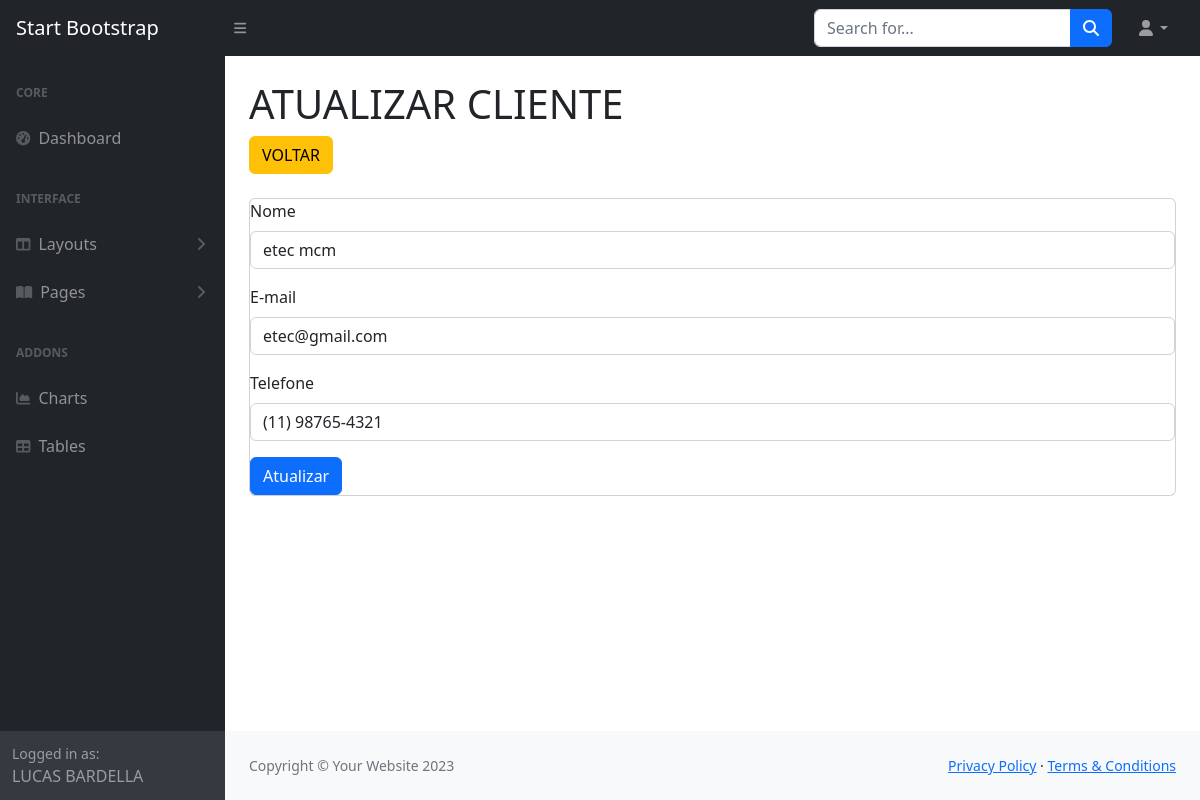
/painel/atualiza cliente.php?id=1 (signed in), run on the app's committed database.
### tables this page shows
CREATE TABLE `clientes` (
  `id_cliente` int(11) NOT NULL,
  `nome_cliente` varchar(255) NOT NULL,
  `email_cliente` varchar(255) NOT NULL,
  `telefone` varchar(255) NOT NULL
);

### painel/atualiza cliente.php (the view, shortened to what this page needs)
<?php
    include 'conecta.php';
    include 'menu.php';
    $id = $_GET['id'];
    $sql = "SELECT * FROM clientes WHERE id_cliente = '$id'";
    $consulta = $conexao->query($sql);
    $dados = $consulta->fetch_assoc()
?>
<html>
    <body>
        <div id="layoutSidenav_content">
                <main>
                    <div class="container-fluid px-4">
                        <h1 class="mt-4">ATUALIZAR CLIENTE</h1>
                        <ol class="breadcrumb mb-4">
                            <li class="breadcrumb-item active">
                                <a class="btn btn-warning" href="index.php">VOLTAR</a>
                            </li>
                        </ol>
                        <div class="card mb-4">
                            <form action="processa_atualiza_cliente.php?id=<?php echo $id; ?>" method="POST" >
                                <div class="mb-3">
                                    <label for="" class="form-label">Nome</label>
                                    <input name="nome_novo" type="text" class="form-control" value="<?php echo $dados['nome_cliente']; ?>">
                                </div>
                                <div class="mb-3">
                                    <label for="exampleInputPassword1" class="form-label">E-mail</label>
                                    <input name="email_novo" type="email" class="form-control" value="<?php echo $dados['email_cliente']; ?>">
                                </div>
                                <div class="mb-3">
                                    <label for="exampleInputPassword1" class="form-label">Telefone</label>
                                    <input name="telefone_novo" type="text" class="form-control" value="<?php echo $dados['telefone']; ?>">
                                </div>
                                    <button type="submit" class="btn btn-primary">Atualizar</button>
                            </form>
                        </div>
                    </div>
                </main>
                <footer class="py-4 bg-light mt-auto">
                    <div class="container-fluid px-4">
                        <div class="d-flex align-items-center justify-content-between small">
                            <div class="text-muted">Copyright &copy; Your Website 2023</div>
                            <div>
                                <a href="#">Privacy Policy</a>
                                &middot;
                                <a href="#">Terms &amp; Conditions</a>
                            </div>
                        </div>
                    </div>
                </footer>
            </div>
        </div>
    </body>
</html>

### data on the page
clientes: nome_novo "etec mcm", email_novo "etec@gmail.com", telefone_novo "(11) 98765-4321"

### other printed values
$_SESSION['nome'] "LUCAS BARDELLA"
